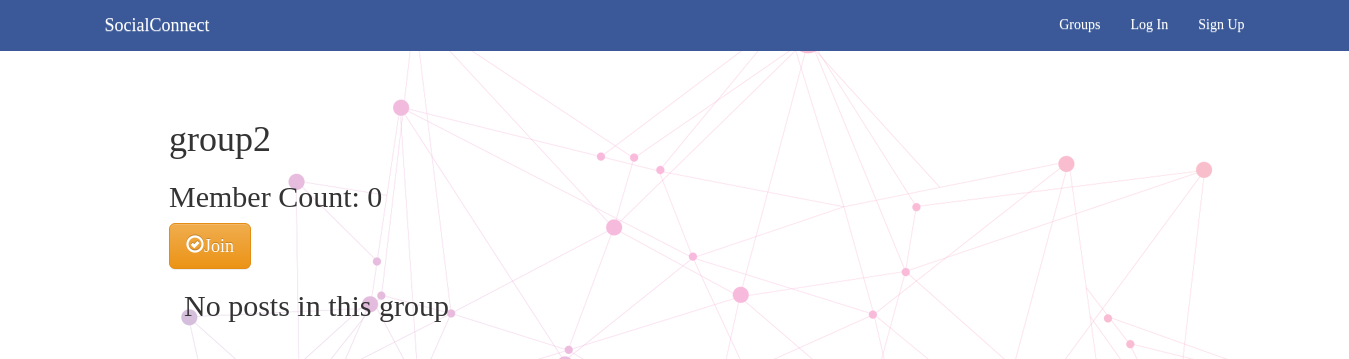
/groups/posts/in/group2/, run on an earlier commit of the app's database.
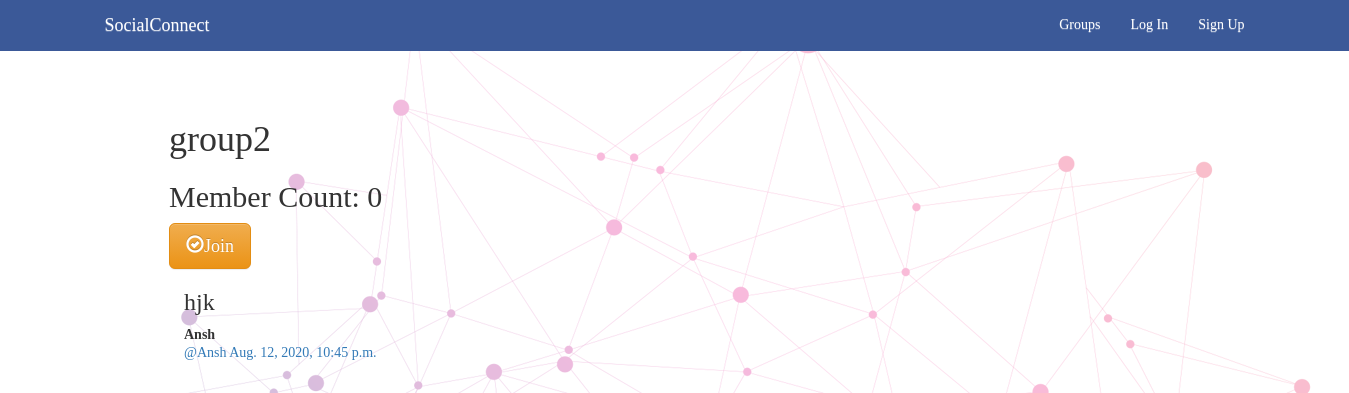
And on a later commit of the database.
### posts/models.py (models this page shows, shortened)
class Post(models.Model):
    user = models.ForeignKey(User, related_name ='posts')
    created_at = models.DateTimeField(auto_now= True)
    message = models.TextField()
    message_html = models.TextField(editable =False)
    group = models.ForeignKey(Group,related_name ='posts',null = True, blank = True)
    class Meta:
        ordering = ["-created_at"]
        unique_together =['user','message']

### groups/views.py (the view)
# urls.py: url(r'posts/in/(?P<slug>[-\w]+)/$',views.SingleGroup.as_view(),name='single'),
class SingleGroup(generic.DetailView):
    model = Group

### groups/templates/groups/group_detail.html
{% extends "groups/group_base.html" %}
{% block pregroup %}
<h1> {{group.name}}</h1>
<h2>Member Count: {{group.members.count}} </h2>
<div class="content">
  {% if user in group.members.all %}
    <a href ="{% url 'groups:leave' slug=group.slug %}" class="btn btn-lg btn-fill btn-warning" ><span class ='glyphicon glyphicon-remove-circle'></span>Leave</a>
  {% else  %}
    <a href ="{% url 'groups:join' slug=group.slug %}" class="btn btn-lg btn-fill btn-warning" ><span class ='glyphicon glyphicon-ok-circle'></span>Join</a>
  {% endif %}
</div>
{% endblock %}
{% block group_content %}
<div class="col-md-8">
  {% if group.posts.count == 0 %}
    <h2>No posts in this group</h2>
  {% else %}
    {% for post in group.posts.all %}
      {% include "posts/_post.html" %}
    {% endfor %}
  {% endif %}
</div>
{% endblock %}

### posts/templates/posts/_post.html (shortened to what this page needs)
<div class="post media">
  <h3>{{post.message_html|safe }}</h3>
  <div class="media-body">
    <strong>{{post.user.username}}</strong>
    <h5 class ="media-heading">
    <span class="username">
      <a href="{% url 'posts:for_user' username=post.user.username %}">@{{ post.user.username }}</a>
    </span>
    <time class="time" >
      <a href="{% url 'posts:single' username=post.user.username pk=post.pk %}">{{ post.created_at }}
      </a>
    </time>
    </h5>
  </div>
</div>

What changed in the data, as far as the page shows it:
added Post: message_html "hjk", user.username "Ansh", created_at "Aug. 12, 2020, 10:45 p.m."
Also different on the page:
text no longer shown: "No posts in this group"
